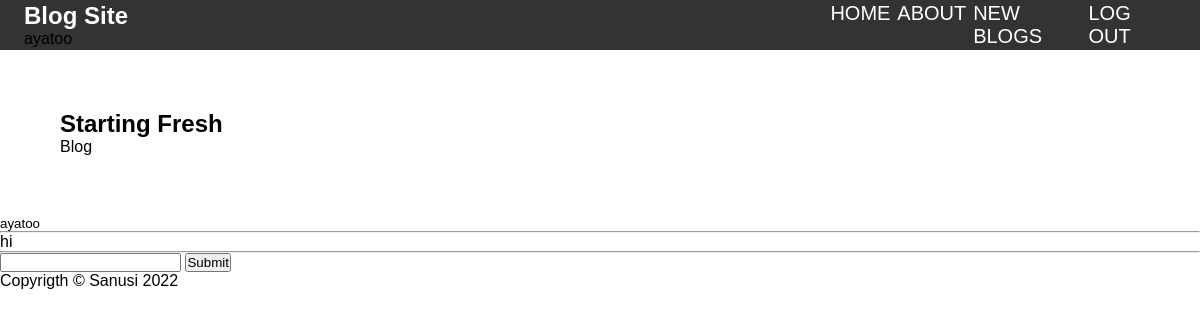
Page /blogpost/16 (signed in) on the committed database.
### base/models.py (models this page shows, shortened)
class Blog(models.Model):
    owner = models.ForeignKey(User, on_delete=models.SET_NULL, null=True)
    title = models.CharField(max_length=50)
    snippet = models.CharField(max_length=50)
    body = models.TextField()
    created = models.DateTimeField(auto_now_add=True)
    class Meta:
        ordering = ['-created']

class Message(models.Model):
    owner = models.ForeignKey(User, on_delete=models.SET_NULL, null=True)
    blogs = models.ForeignKey(Blog, on_delete=models.CASCADE)
    body = models.TextField(null=False)
    created = models.DateTimeField(auto_now_add=True)

### base/views.py (the view, shortened to what this page needs)
# urls.py: path('blogpost/<str:pk>', views.blogpost, name = 'blogpost')
def blogpost(request, pk):
    blogs = Blog.objects.get(id=pk)
    messages =  blogs.message_set.all()
    context = {'blogs': blogs, 'messages': messages}
    return render(request, 'base/details.html', context)

### base/templates/base/details.html (shortened to what this page needs)
{% extends "head.html" %}
{% block content %}
    <div class="detail content" >
        <span>
            <h2>
                {{blogs.title}}
            </h2>
            <span >
               {{blogs.body}}
            </span>
        </span>
    </div>
    <div class="class-container">
        {% for message in messages %}
        <div>
            <small>{{message.owner}}</small>
            <hr>
            <p>{{message.body}}</p>
        </div>
        <hr>
        {% endfor %}
    </div>
    {% if request.user.is_authenticated %}
    <div>
        <form action="" required method="POST">
            <input type="text" name="body">
            <input type="submit" name="Send">
        </form>
    </div>
    {% endif %}
{% endblock %}

### templates/nav.html
{% load static %}
<nav class="navBar">
    <div id="logo" >
        <a href="/"><h1>Blog Site</h1></a>
        <p>{{user.username}}</p>
    </div>
    <ul class="lists">
        <li class="list-items"><a class="links" href="/">Home</a></li>
        <li class="list-items"><a class="links" href="{% url 'about' %}">About</a></li>
        <li class="list-items"><a class="links" href="{% url 'create' %}">New Blogs</a></li>
        {% if request.user.is_authenticated %}
        <li class="list-items"><a class="links" href="{% url 'logout' %}">Log Out</a></li>
        {% else %}
        <li class="list-items"><a class="links" href="{% url 'login' %}">Log In</a></li>
        {% endif %}
    </ul>
</nav>

### static/main/style.css (style rules this page uses)
* { box-sizing: border-box; margin: 0; padding: 0; outline: none; text-decoration: none; font-family: Verdana, Geneva, Tahoma, sans-serif; }
#logo > a, li a { color: white; }
.navBar { position: relative; display: flex; align-items: center; width: 100%; background-color: #333; justify-content: space-between; height: 50px; padding: 2%; }
.lists { display: flex; flex-direction: row; width: 30%; }
.list-items { list-style-type: none; font-size: 20px; margin-right: 2%; text-transform: uppercase; }
.content { padding-left: 5%; margin: 5% auto; }
.detail { padding-right: 5%; display: flex; justify-content: space-between; }

### rows in the picture
Blog: title "Starting Fresh", body "Blog"
Message: owner "ayatoo", body "hi"

### other values in the picture
{{ user.username }} "ayatoo"
